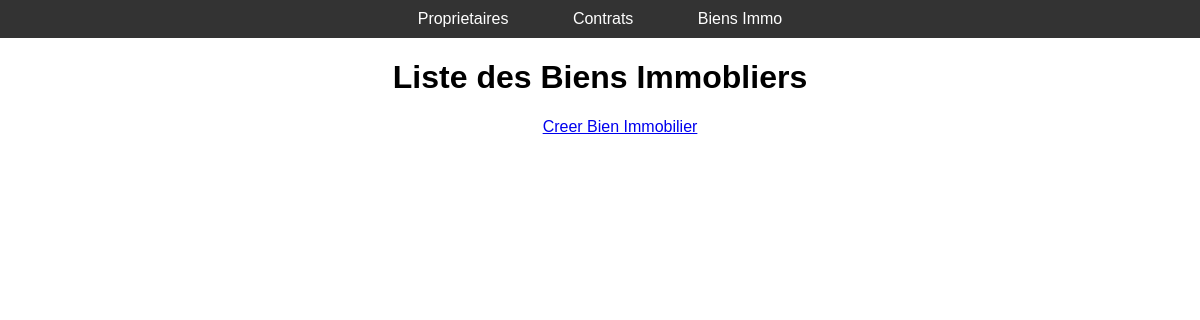
The app's page /liste-biens-immobiliers/, older data.
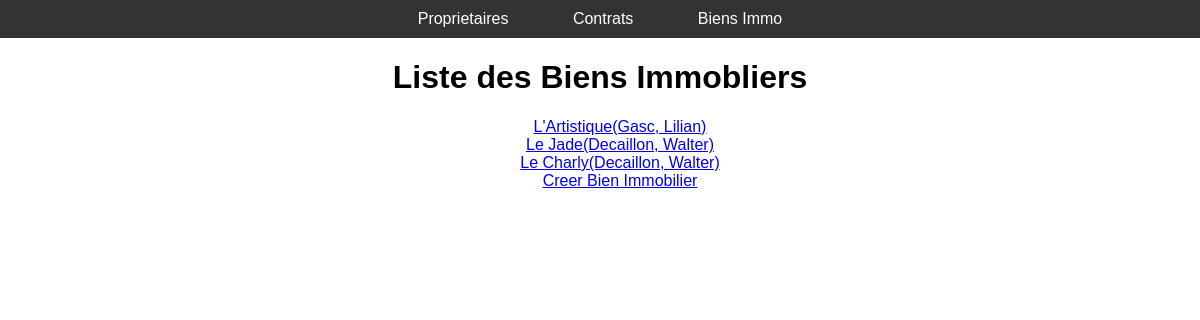
The same page, newer data.
### copal_manager/models.py (models this page shows)
class BienImmobilier(models.Model):
    def __str__(self):
        return self.nom + "(" + str(self.proprietaire) + ")"
    proprietaire = models.ForeignKey(Proprietaire, on_delete=models.CASCADE)
    nom = models.CharField(max_length=20)
    adresse = models.CharField(max_length=50)
    code_postal = models.CharField(max_length=10)
    ville = models.CharField(max_length=20)
    taille = models.DecimalField(max_digits=10, decimal_places=2)
    type_bien = models.CharField(max_length=50)

class Proprietaire(models.Model):
    def __str__(self):
        return self.nom + ", " + self.prenom
    CHOICES = [('M', 'Monsieur'),('Mme', 'Madame')]
    civilite = models.CharField(max_length=4, choices=CHOICES, default="M")
    nom = models.CharField(max_length=50)
    prenom = models.CharField(max_length=50)
    telephone = models.CharField(max_length=20)
    email = models.EmailField()
    addresse = models.CharField(max_length=50)
    code_postal = models.CharField(max_length=10)
    ville = models.CharField(max_length=20)

### copal_manager/views.py (the view)
# urls.py: path('liste-biens-immobiliers/', views.liste_biens_immobiliers, name = "liste-biens-immobiliers"),
def liste_biens_immobiliers(request):
    biens_immobiliers = BienImmobilier.objects.all()
    return render(request, 'copal_manager/liste-biens-immobiliers.html', {'biens_immobiliers': biens_immobiliers})

### copal_manager/templates/copal_manager/liste-biens-immobiliers.html
{% extends 'copal_manager/base.html' %}
{% block content %}
<h1>Liste des Biens Immobliers</h1>
<ul>
{% for bien_immobilier in biens_immobiliers %}
<li><a href="{% url 'detail-bien-immobilier' bien_immobilier.id %}">{{ bien_immobilier }}</a></li>
{% endfor %}
<li><a href="{% url 'create-bien-immobilier' %}">Creer Bien Immobilier</a></li>
</ul>
{% endblock %}

Row changes from the older to the newer data that the page shows:
added BienImmobilier: nom+proprietaire "L'Artistique(Gasc, Lilian)"
added BienImmobilier: nom+proprietaire "Le Jade(Decaillon, Walter)"
added BienImmobilier: nom+proprietaire "Le Charly(Decaillon, Walter)"
